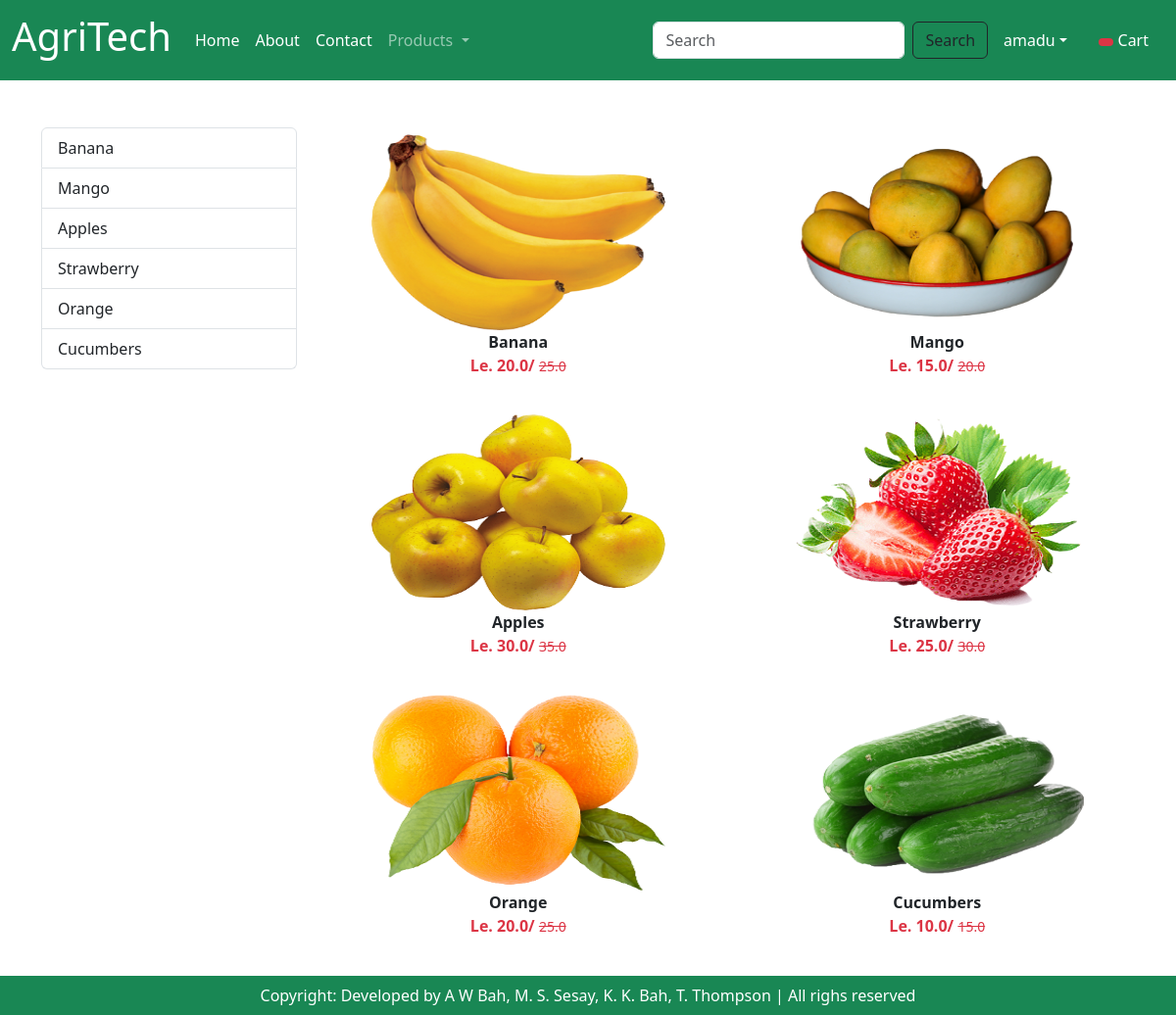
The app's page /category/FR (signed in) with its own data.
### app/models.py (models this page shows, shortened)
class Product (models.Model):
    title = models.CharField(max_length=100)
    selling_price = models.FloatField()
    discounted_price = models.FloatField()
    description = models.TextField()
    composition = models.TextField(default='')
    prodapp = models.TextField(default='')
    category = models.CharField(choices = CATEGORY_CHOICES, max_length=2)
    product_image = models. ImageField (upload_to='product')

### app/views.py (the view)
# urls.py: path("category/<slug:val>", views.CategoryView.as_view(), name="category"),
@method_decorator(login_required, name='dispatch')
class CategoryView(View):
    def get(self, request, val):
        totalitem = 0
        if request.user.is_authenticated:
            totalitem = len(Cart.objects.filter(user=request.user))
        product = Product.objects.filter(category=val)
        title = Product.objects.filter(category=val).values('title')
        return render(request, "app/category.html", locals())

### app/templates/app/category.html (shortened to what this page needs)
{% extends 'app/base.html' %} {% load static %}  {% block main-content %}
<div class="container my-5">
  <div class="row">
    <div class="col-sm-3">
      <div class="list-group">
        {% for val in title %}
        <a
          href="{% url 'category-title' val.title %}"
          class="list-group-item list-group-item-action"
          aria-current="true"
        >
          {{val.title}}</a
        >
        {% endfor %}
      </div>
    </div>
    <div class="col-sm-9">
      <div class="row">
        {% for prod in product %}
        <div class="col text-center mb-4">
          <a href="{% url 'product-detail' prod.id %}" class="btn">
            <div>
              <img
                src="{{prod.product_image.url}}"
                width="300px"
                height="200px"
              />
              <div class="fw-bold">{{prod.title}}</div>
              <div class="fw-bold text-danger">
                Le. {{prod.discounted_price}}/
                <small class="fw-light text-decoration-line-through">
                  {{prod.selling_price}}</small
                >
              </div>
            </div>
          </a>
        </div>
        {% endfor %}
      </div>
    </div>
  </div>
</div>
{% endblock main-content %}

### app/templates/app/base.html (shortened to what this page needs)
<!DOCTYPE html>
{% load static %}
<html lang="en">
  <head>
    <link
      href="https://cdn.jsdelivr.net/npm/bootstrap@5.3.0/dist/css/bootstrap.min.css"
      rel="stylesheet"
    />
    <link rel="stylesheet" href="{% static 'app/css/owl.carousel.min.css'%}" />
    <link rel="stylesheet" href="{% static 'app/css/all.min.css'%}" />
    <link rel="stylesheet" href="{% static 'app/css/style.css'%}" />
  </head>
  <body>
    <nav class="navbar navbar-expand-lg navbar-dark bg-success">
      <div class="container-fluid">
        <a class="navbar-brand" href="{% url 'home' %}"><h1>AgriTech</h1> </a>
        <div class="collapse navbar-collapse" id="navbarSupportedContent">
          <ul class="navbar-nav me-auto mb-2 mb-lg-0">
            <li class="nav-item">
              <a
                class="nav-link active"
                aria-current="page"
                href="{% url 'home' %}"
                >Home</a>
            </li>
             <li class="nav-item">
              <a class="nav-link text-white" href="{% url 'about' %}">About</a>
            </li>
            <li class="nav-item">
              <a class="nav-link text-white" href="{% url 'contact' %}"
                >Contact</a
              >
            </li>
              {% if request.user.is_authenticated %}
            <li class="nav-item dropdown">
              <a
                class="nav-link dropdown-toggle"
                href="#"
                role="button"
                data-bs-toggle="dropdown"
                aria-expanded="false"
              >
                Products
              </a>
            </li>
          </ul>
      <form class="d-flex" role="search" action="/search">
          <input class="form-control me-2" type="search" placeholder="Search" name="search" aria-label="Search">
          <button class="btn btn-outline-dark" type="submit">Search</button>
      </form>
        </div>
        <ul class="navbar-nav me-auto mb-2 mb-lg-0">
          <li class="nav-item dropdown mx-2">
            <a
              class="nav-link dropdown-toggle text-white"
              href="#"
              id="profileDropdown"
              role="button"
              data-bs-toggle="dropdown"
              aria-expanded="false"
              >{{request.user}}</a
            >
          </li>
          <li class="nav-item mx-2">
            <a href="{% url 'showcart' %}" class="nav-link text-white"><span class="badge bg-danger"> {% if totalitem > 0 %} {{totalitem}} {% endif %}</span> Cart</a>
          </li>
            {% endif %}
        </ul>
      </div>
    </nav>
     {% block main-content %} {% endblock main-content %}
    <footer
      class="container-fluid fixed-bottom bg-success text-center text-white p-2 mt-5"
    >
      Copyright: Developed by A W Bah, M. S. Sesay, K. K. Bah, T. Thompson | All righs reserved
    </footer>
  </body>
</html>

### records on screen
Product: product_image (picture), title "Banana", discounted_price "20.0", selling_price "25.0"
Product: product_image (picture), title "Mango", discounted_price "15.0", selling_price "20.0"
Product: product_image (picture), title "Apples", discounted_price "30.0", selling_price "35.0"
Product: product_image (picture), title "Strawberry", discounted_price "25.0", selling_price "30.0"
Product: product_image (picture), title "Orange", discounted_price "20.0", selling_price "25.0"
Product: product_image (picture), title "Cucumbers", discounted_price "10.0", selling_price "15.0"

### other values on screen
{{ request.user }} "amadu"
{{ val.title }} "Banana" "Mango" "Apples" "Strawberry" "Orange" "Cucumbers"
